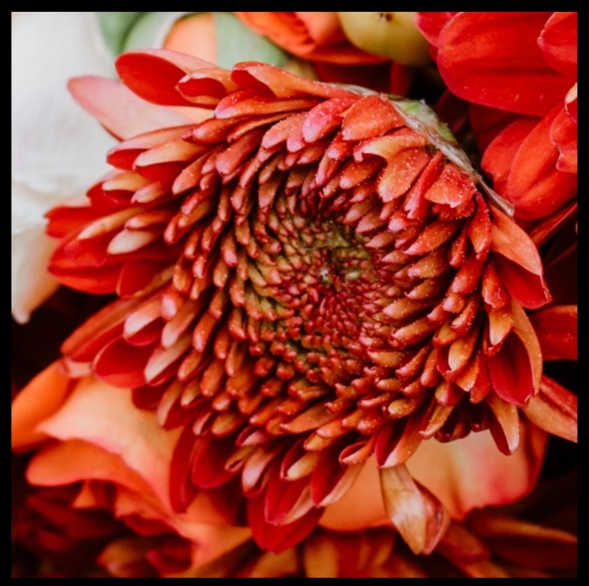
#> input picture FFT_CGH_thesis/SNR_Diff/fl_one_s.png, 589 x 586 px
$ python 'powered intensity.py'
#> lines starting #> are read from the running program, lines starting #| are printed output that depends on the picture
# -*- coding: utf-8 -*-
"""
Created on Wed Feb 12 14:07:05 2025

@author: ShangGao

"""
import numpy as np
import matplotlib.pyplot as plt
import os
from scipy.fft import fft2, fftshift,ifft2,ifftshift

os.chdir("C:/Users/Laboratorio/MakeHologram/FFT_CGH_thesis/SNR_Diff")
filename="fl_one_s"
im=plt.imread(f"{filename}.png")[8:580,8:580]
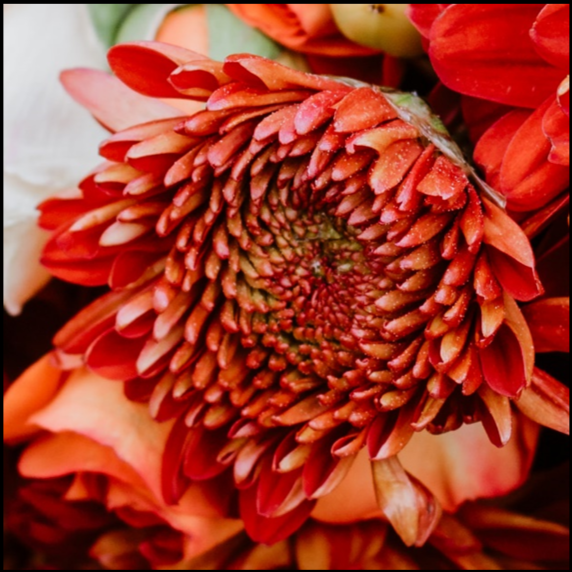
#> im: shape (572, 572, 4) float32; mean R, G, B, A 0.625, 0.228, 0.165, 1

im_r=im[:,:,0]/np.sum(im[:,:,0])
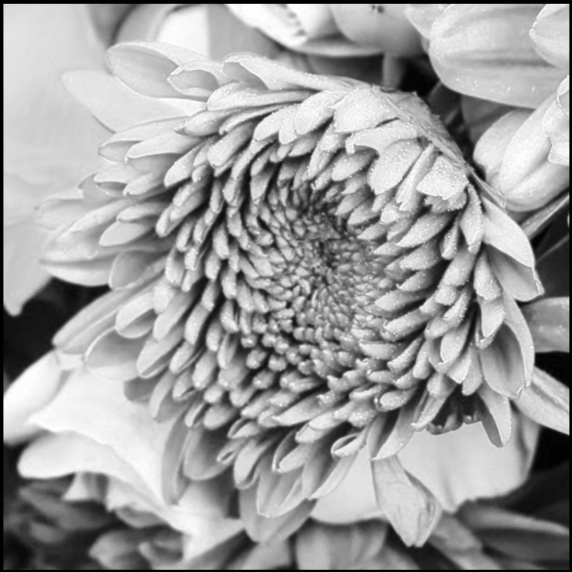
#> im_r: shape (572, 572) float32; min 0, max 4.89e-06, mean 3.06e-06; drawn with min black and max white
im_g=im[:,:,1]/np.sum(im[:,:,1])
im_b=im[:,:,2]/np.sum(im[:,:,2])

height=im.shape[0]
#> height = 572
width=im.shape[1]
#> width = 572
l=250
ofs=0
c_w=width//2+ofs
#> c_w = 286
c_h=height//2+ofs
#> c_h = 286

powers = [1, 2, 3, 4]  # List of power values
Ave_set = []

for p in powers:  # Iterate over powers, not power
    rand = np.random.uniform(0, 1, (height, width))
    rand_2pi = 2 * np.pi * rand
    p_im_r = np.sqrt(im[:, :, 0] ** p)
    p_im_g = np.sqrt(im[:, :, 1] ** p)
    p_im_b = np.sqrt(im[:, :, 2] ** p)

    p_set = [np.average(p_im_r), np.average(p_im_g), np.average(p_im_b)]
    Ave_set.append(p_set)
#> this loop made 4 passes
#> p_set on passes 1 to 4: [0.761, 0.373, 0.29], [0.625, 0.228, 0.165], [0.532, 0.159, 0.114], [0.463, 0.118, 0.0862]
#> pass 1, `p_im_b = np.sqrt(im[:, :, 2] ** p)`:
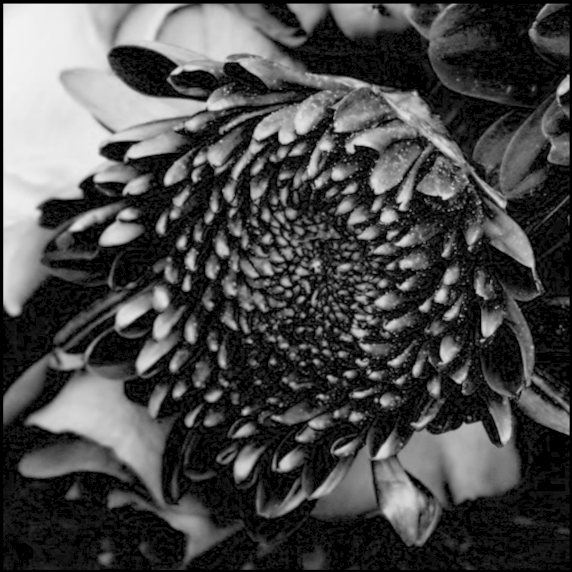
#> p_im_b: shape (572, 572) float32; min 0, max 0.956, mean 0.29
#> after the loop:
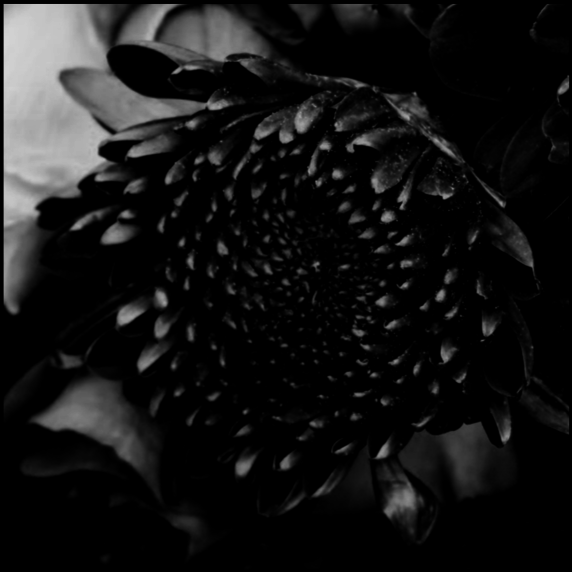
#> p_im_b: shape (572, 572) float32; min 0, max 0.835, mean 0.0862
#> after the loop:
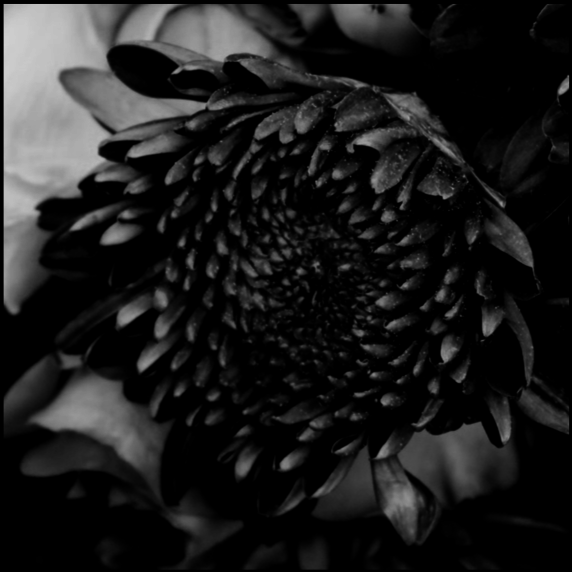
#> p_im_g: shape (572, 572) float32; min 0, max 0.821, mean 0.118
#> after the loop:
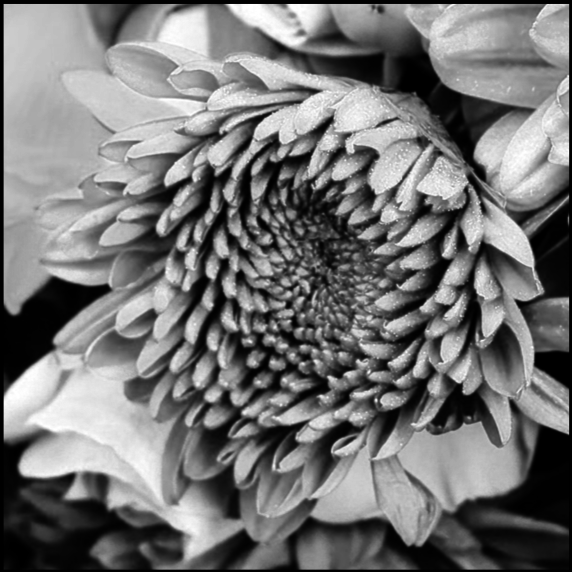
#> p_im_r: shape (572, 572) float32; min 0, max 1, mean 0.463
#> after the loop, Ave_set = [[0.761, 0.373, 0.29], [0.625, 0.228, 0.165], [0.532, 0.159, 0.114], [0.463, 0.118, 0.0862]]

# Convert to NumPy array for plotting
array2d = np.array(Ave_set)
#> array2d has the same summary as Ave_set

# Ensure dimensions match before plotting
if len(powers) == array2d.shape[0]:
    plt.figure()
    plt.plot(powers, array2d[:, 0], label="R", color="r", marker="o")
    plt.plot(powers, array2d[:, 1], label="G", color="g", marker="o")
    plt.plot(powers, array2d[:, 2], label="B", color="b", marker="o")
    plt.xticks(powers)
    plt.xlabel("Power (p)")
    plt.ylabel("Average Magnitude")
    plt.title("Effect of Power on Average Magnitude")
    plt.legend()
    plt.grid(True)
    plt.show()
else:
    print(f"Dimension mismatch: powers has {len(powers)} elements, but array2d has shape {array2d.shape}")


    # [98 lines of commented-out code are left out]

plt.figure()
plt.plot(np.sqrt(im_r)[c_h,:], label="R channel", color='red')
plt.plot(np.sqrt(im_g)[c_h,:], label="G channel", color='green')
plt.plot(np.sqrt(im_b)[c_h,:], label="B channel", color='blue')
plt.ylim(0,0.02)
plt.legend()
plt.gca().xaxis.set_visible(False)
plt.savefig(f"M profile Or.png", dpi=300, bbox_inches='tight')
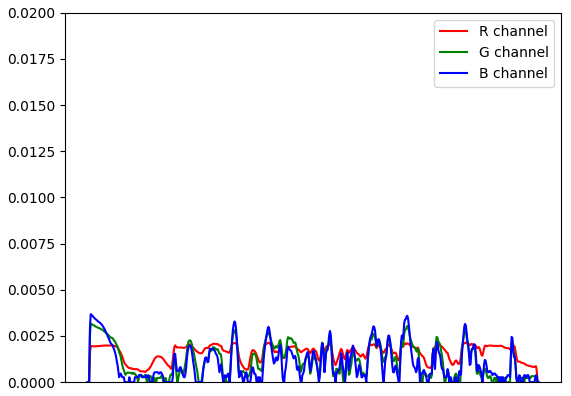
#> figure drawn by matplotlib, 1 panel; curve peaks at x = 479, y = 0.00215; curve peaks at x = 4, y = 0.00317; curve peaks at x = 4, y = 0.00368
plt.close()
# [4 lines of commented-out code are left out]

$ run again, with FFT_CGH_thesis/SNR_Diff/Full I p_3.png copied over FFT_CGH_thesis/SNR_Diff/fl_one_s.png
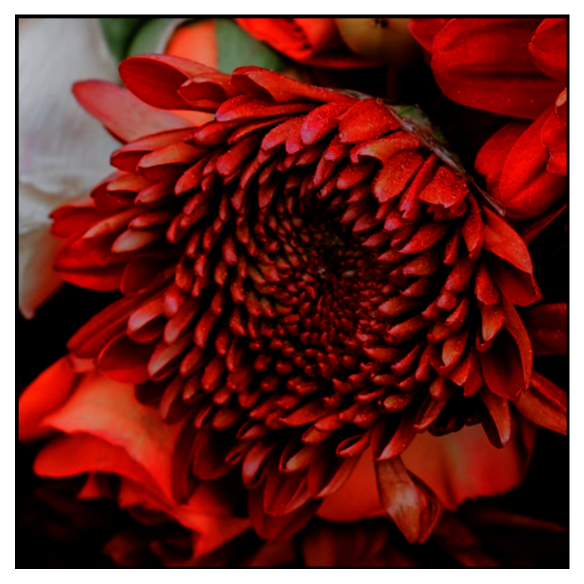
#> input picture FFT_CGH_thesis/SNR_Diff/Full I p_3.png, 1168 x 1168 px (shown at 1/2 size)
#> the loop `for p in powers:` made 4 passes
#> p_set on passes 1 to 4: [0.67, 0.383, 0.343], [0.51, 0.262, 0.241], [0.407, 0.199, 0.188], [0.335, 0.162, 0.156]
#> after the loop `for p in powers:`:
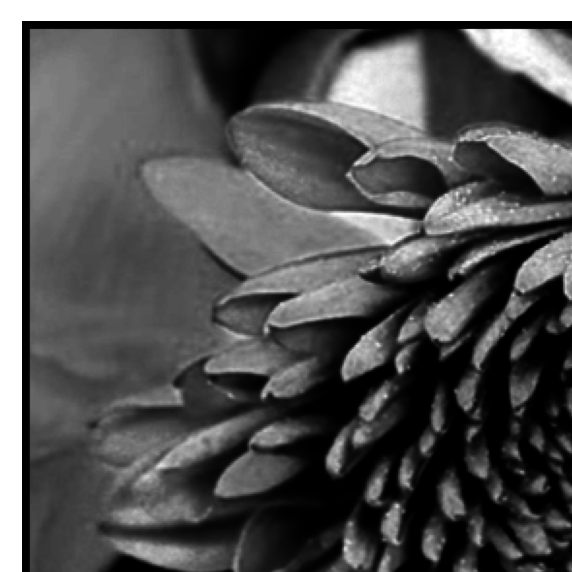
#> p_im_r: shape (572, 572) float32; min 0, max 1, mean 0.335
#> after the loop `for p in powers:`: Ave_set = [[0.67, 0.383, 0.343], [0.51, 0.262, 0.241], [0.407, 0.199, 0.188], [0.335, 0.162, 0.156]]
#> array2d has the same summary as Ave_set
#> `plt.savefig(f"M profile Or.png", dpi=300, bbox_inches='tight')`:
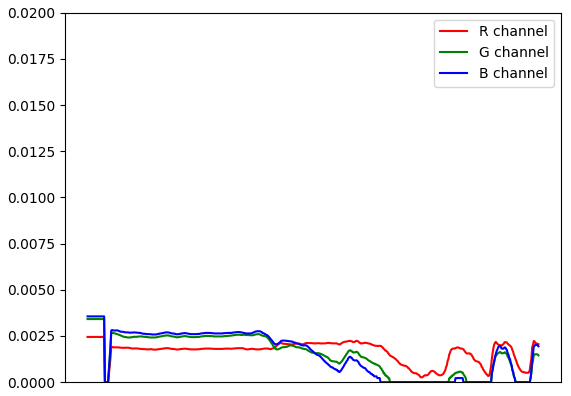
#> figure drawn by matplotlib, 1 panel; curve peaks at x = 0, y = 0.00245; curve peaks at x = 0, y = 0.00342; curve peaks at x = 0, y = 0.00356
